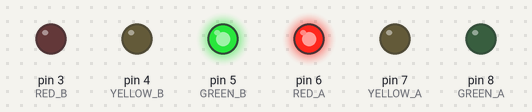
A sketch run on a simulated Arduino Uno, built with avr-gcc and run on an emulated ATmega328P. Shown: output pins drawn as LEDs (lit = HIGH).

Above: at 1.0 s.
At 3.2 s:
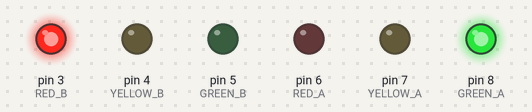
At 4.3 s:
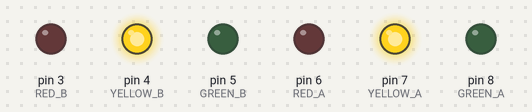
At 5.95 s:
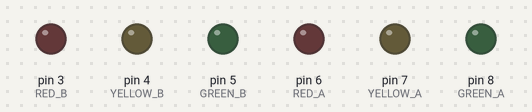
Timing chart, 0 to 6.2 s (numbered marks = the images above):
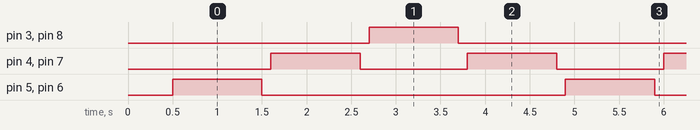

The sketch:

6CH_Traffic_TEST.ino
```cpp
#define RED_B 3
#define YELLOW_B 4
#define GREEN_B 5

#define RED_A 6
#define YELLOW_A 7
#define GREEN_A 8


void setup() {

delay(500);

pinMode(RED_A, OUTPUT);     // RED_A
pinMode(YELLOW_A, OUTPUT);  // YELLOW_A
pinMode(GREEN_A, OUTPUT);   // GREEN_A

pinMode(RED_B, OUTPUT);     // RED_B
pinMode(YELLOW_B, OUTPUT);  // YELLOW_B
pinMode(GREEN_B, OUTPUT);   // GREEN_B

digitalWrite(RED_A, LOW);
digitalWrite(YELLOW_A, LOW);
digitalWrite(GREEN_A, LOW);

digitalWrite(RED_B, LOW);
digitalWrite(YELLOW_B, LOW);
digitalWrite(GREEN_B, LOW);


}


void RED_A_ON (int delay_ms) {

digitalWrite(RED_A, HIGH);
delay(delay_ms);
}

void YELLOW_A_ON (int delay_ms) {

digitalWrite(YELLOW_A, HIGH);
delay(delay_ms);
}

void GREEN_A_ON (int delay_ms) {

digitalWrite(GREEN_A, HIGH);
delay(delay_ms);
}


void RED_A_OFF () {

digitalWrite(RED_A, LOW);
}

void YELLOW_A_OFF () {

digitalWrite(YELLOW_A, LOW);
}

void GREEN_A_OFF () {

digitalWrite(GREEN_A, LOW);
}


// NEXT


void RED_B_ON (int delay_ms) {

digitalWrite(RED_B, HIGH);
delay(delay_ms);
}

void YELLOW_B_ON (int delay_ms) {

digitalWrite(YELLOW_B, HIGH);
delay(delay_ms);
}

void GREEN_B_ON (int delay_ms) {

digitalWrite(GREEN_B, HIGH);
delay(delay_ms);
}


void RED_B_OFF () {

digitalWrite(RED_B, LOW);
}

void YELLOW_B_OFF () {

digitalWrite(YELLOW_B, LOW);
}

void GREEN_B_OFF () {

digitalWrite(GREEN_B, LOW);
}


void loop() {

RED_A_ON (0);
GREEN_B_ON(0);
delay(1000);
RED_A_OFF();
GREEN_B_OFF();
delay(100);

YELLOW_A_ON (0);
YELLOW_B_ON (0);
delay(1000);
YELLOW_A_OFF();
YELLOW_B_OFF();
delay(100);

GREEN_A_ON(0);
RED_B_ON(0);
delay(1000);
GREEN_A_OFF();
RED_B_OFF();
delay(100);

YELLOW_A_ON (0);
YELLOW_B_ON (0);
delay(1000);
YELLOW_A_OFF();
YELLOW_B_OFF();
delay(100);


}
```

Measured:
- by itself, pin 3 (RED_B), pin 5 (GREEN_B), pin 6 (RED_A), pin 8 (GREEN_A): alternates HIGH for 1.0 s and LOW for 3.4 s
- by itself, pin 4 (YELLOW_B), pin 7 (YELLOW_A): alternates HIGH for 1.0 s and LOW for 1.2 s
- by itself, everything shown: repeats every 4.4 s, in 8 steps
